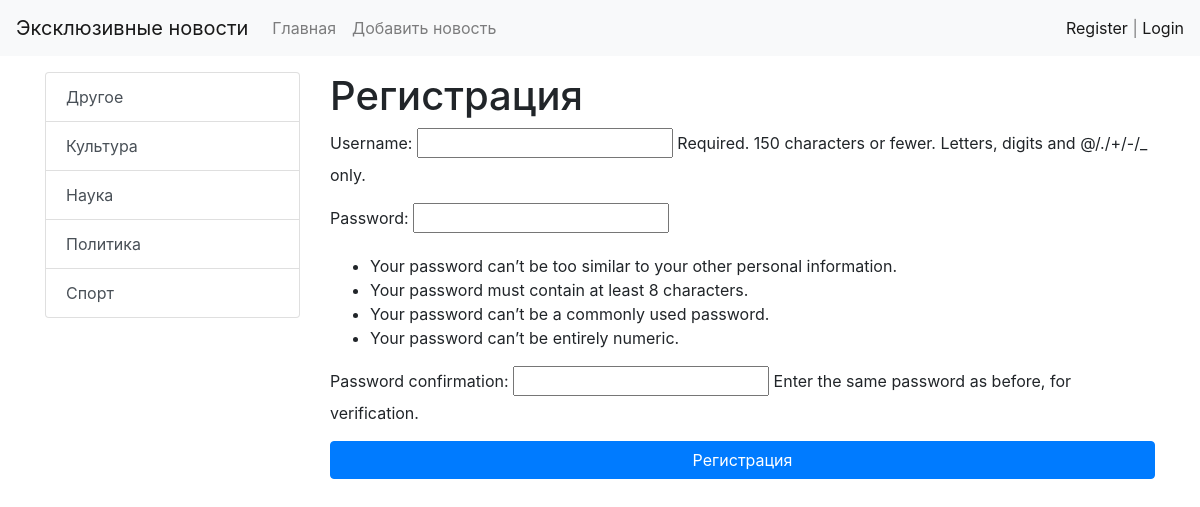
Screenshot of /register/ with the database file from the repository.
### news/models.py (models this page shows, shortened)
class Category(models.Model):
    title = models.CharField(max_length=150, db_index=True, verbose_name='Наименование категории')
    class Meta:
        verbose_name = 'Категория'
        verbose_name_plural = 'Категории'
        ordering = ['title']

### news/views.py (the view)
# urls.py: path('register/', register, name='register'),
def register(request):
    if request.method == 'POST':
        form = UserCreationForm(request.POST)
        if form.is_valid():
            form.save()
            messages.success(request, 'Вы успешно зарегистрировались')
            return redirect('login')
        else:
            messages.error(request, 'Ошибка регистрации')
    else:
        form = UserCreationForm()
    return render(request, 'news/register.html', {"form": form})

### news/templatetags/news_tags.py (called while the page is built)
@register.simple_tag
def get_categories():
    return Category.objects.all()

### news/templates/news/register.html (shortened to what this page needs)
{% extends 'base.html' %}
{% block sitebar %}
{% include 'inc/_sidebar.html' %}
{% endblock  %}
{% block content %}
<h1>Регистрация</h1>
<form method="post">
    {{ form.as_p }}
    <button type="submit" class="btn btn-primary btn-block">Регистрация</button>
</form>
{% endblock  %}

### templates/inc/_sidebar.html
{% load news_tags %}
<div class="list-group">
    {% get_categories as categories %}
    {% for item in categories %}
    <a href="{% url 'category' item.pk %}" class="list-group-item list-group-item-action">{{ item.title }}</a>
    {% endfor %}
</div>

### rows the page displays
Category: title "Другое"
Category: title "Культура"
Category: title "Наука"
Category: title "Политика"
Category: title "Спорт"
